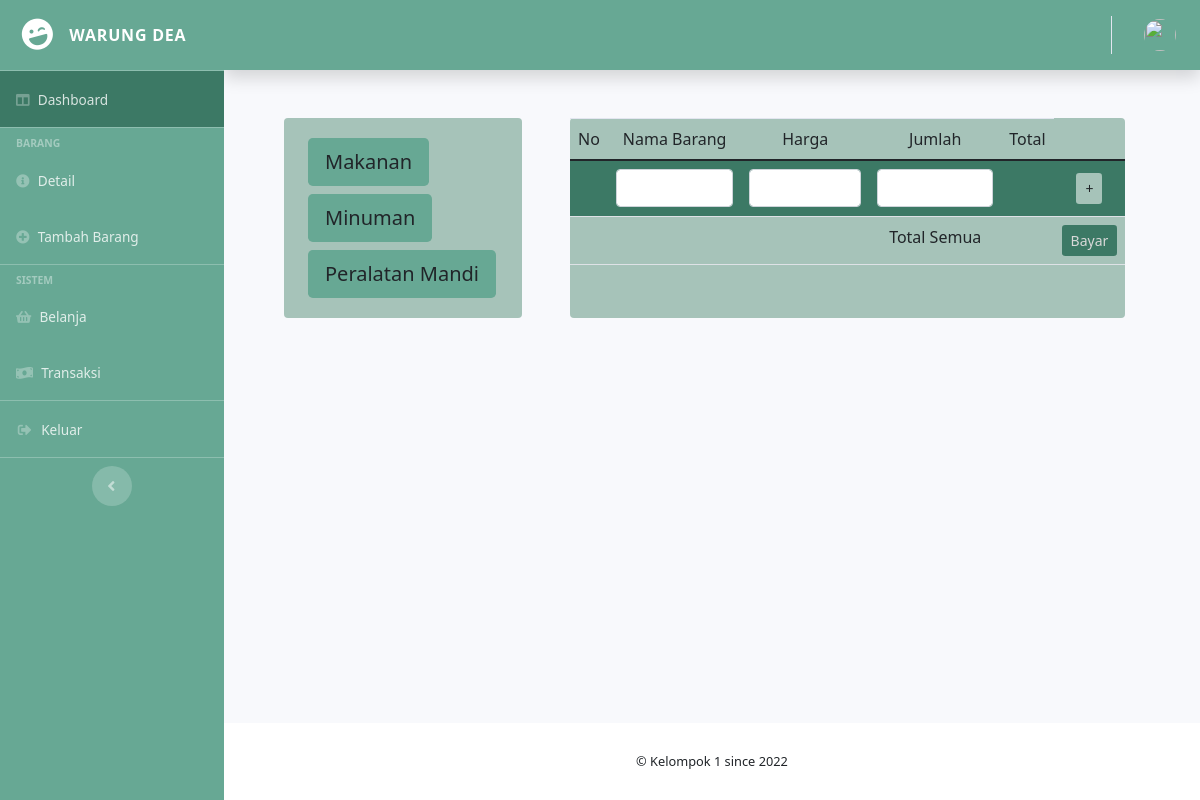
Screenshot of /app/user/belanja with the database file from the repository.
### tables this page shows
CREATE TABLE `kategori` (
  `id_kategorii` int(11) NOT NULL,
  `nama_kategori` varchar(50) NOT NULL
);

### app/application/controllers/User.php (called while the page is built, shortened)
<?php
class User extends CI_Controller
{
   public function belanja()
   {
      $data['title'] = 'Belanja';
      $data['user'] = $this->db->get_where('user', ['email' => $this->session->userdata('email')])->row_array();
      $data['kategori'] = $this->M_barang->get_data('kategori')->result();
      $data['temp'] = $this->M_barang->get_data('temp')->result();
      $data['transaksi'] = $this->db->query('SELECT MAX(id_transaksi)+1 AS id_transaksi FROM transaksi')->result();
      $data['total'] = $this->db->query('SELECT SUM(total) AS total_harga FROM temp')->result();
      $this->load->view('templates/header', $data);
      $this->load->view('templates/sidebar', $data);
      $this->load->view('templates/topbar', $data);
      $this->load->view('dashboard/sub_belanja/kategori', $data);
      $this->load->view('dashboard/sub_belanja/table', $data);
      $this->load->view('templates/footer');
   }
}

### app/index.php (called while the page is built, shortened)
<?php
require_once BASEPATH.'core/CodeIgniter.php';

### app/application/models/M_barang.php (called while the page is built, shortened)
<?php
class M_barang extends CI_Model
{
   function get_data($table)
   {
      return $this->db->get($table);
   }
}

### app/application/views/dashboard/sub_belanja/kategori.php (the view)
<div class="container-fluid mt-5">
   <div class="container">
      <div class="row">
         <div class="col-3 ml-5 bg-appcard rounded">
            <div class="p-2 my-2">
               <?php foreach ($kategori as $k) { ?>
                  <a class="btn bg-appside btn-lg m-1" href="<?= base_url() . 'user/kategorilist/' . $k->id_kategorii ?>"><input type="hidden" name="id" value="<?= $k->id_kategorii ?>"><?= $k->nama_kategori ?></a>
               <?php } ?>
            </div>
         </div>

### rows the page displays
kategori: nama_kategori "Makanan"
kategori: nama_kategori "Minuman"
kategori: nama_kategori "Peralatan Mandi"
